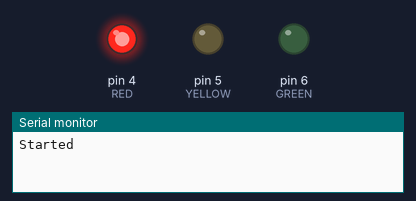
A sketch run on a simulated Arduino Uno, built for the host (arithmetic inside an expression is 32-bit, double 64-bit). Parts: output pins drawn as LEDs (lit = HIGH), the last lines printed to the serial monitor. WiFi joins after 1.5 s; servers stay silent unless stated; the modem accepts every AT command (registered, SIM ready, sends succeed) and sends nothing else.

Above: at 0.1 s.
At 44.1 s:
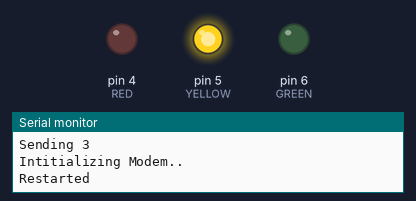
Timing chart, 0 to 45.6 s (numbered marks = the images above):
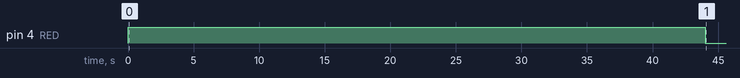

The sketch:

sketch_jun24a.ino
```cpp
#define BLYNK_PRINT Serial // Serial Port Opening
#define TINY_GSM_MODEM_SIM800 // GSM Module
#include <TinyGPS++.h> // This library is for GPS module
// Serial Communication Libraries
#include <SoftwareSerial.h>
#include <AltSoftSerial.h>
//Client APIs
#include <TinyGsmClient.h>
#include <BlynkSimpleTinyGSM.h>

char auth[] = "XXXXXXXXXXXXXXXXXXXXXXXXXXXX"; // Code of Server Address
char apn[]  = "airtelgprs.com"; // Application Private Network
char user[] = "";
char pass[] = "";

TinyGPSPlus gps;
AltSoftSerial Location;
SoftwareSerial Sim(3,2); //Rx,Tx
WidgetMap myMap(V3); // Virtual Pin of Server

int RED = 4;
int YELLOW = 5;
int GREEN = 6;


void setup() {
  // put your setup code here, to run once:
  Serial.begin(9600);
  Serial.println("Started");
  Sim.begin(9600);
  pinMode(RED,OUTPUT);
  pinMode(YELLOW,OUTPUT);
  pinMode(GREEN,OUTPUT);
  Red();

  delay(3000);
  Serial.println("Sending MSG");
  delay(10000);

  SendMessage();
  Location.begin(9600);
  TinyGsm modem(Sim);
  delay(10000);

  Yellow();

  Serial.println("Intitializing Modem..");
  modem.restart();
  Serial.println("Restarted");

  Blynk.begin(auth, modem, apn, user, pass);
}

void loop() {
  // put your main code here, to run repeatedly:
  Blynk.run();

}

BLYNK_READ(V2)
{
  getGPS();
}

void getGPS()
{
  Serial.println("Listening to Location");
  delay(1000);
  Green();
  while (Location.available() > 0)
  {
    if (gps.encode(Location.read()))
    {
      if(gps.location.isValid())
      {
        Serial.println("Valid Location");
        sendData();
      }
      else
      {
        Serial.println("INVALID LOCATION");
      }
    }
  }
  if (millis() > 5000 && gps.charsProcessed() < 10)
  {
    Serial.println(F("No GPS detected: check wiring."));
    while(true);
  }
}

void sendData()
{
  myMap.location(0, gps.location.lat(), gps.location.lng(), "User");
  Blynk.virtualWrite(V1, gps.location.lat());
  Blynk.virtualWrite(V2, gps.location.lng());
  Green();

}
void SendMessage()
{
  Serial.println("Sending 1");
  Sim.begin(9600);
  delay(1000);
  Sim.println("AT"); //Attention
  delay(500);
  Sim.println("AT+CMGF=1"); // GSM module turned into Text Mode
  delay(500);
  Sim.println("AT+CMGS=\"+XXXXXXXXXX\"\r");// SMS sending AT command for Gsm Module , XXXX= Phone number of person
  delay(500);
  Sim.print("Emergency, Check Blynk");
  delay(500);
  Sim.write(26);
  delay(5000);

  Serial.println("Sending 2");

  Sim.println("AT+CMGF=1"); // GSM module turned into Text Mode
  delay(500);
  Sim.println("AT+CMGS=\"+XXXXXXXXX\"\r");//XXXX= Phone number of person
  delay(500);
  Sim.print("Emergency, Check Blynk 2");
  delay(500);
  Sim.write(26);
  delay(5000);

  Serial.println("Sending 3");

  Sim.println("AT+CMGF=1"); // GSM module turned into Text Mode
  delay(500);
  Sim.println("AT+CMGS=\"+XXXXXXXX\"\r"); //XXXX= Phone number of person
  delay(500);
  Sim.print("Emergency, Check Blynk 3");
  delay(500);
  Sim.write(26);
  delay(5000);
}

void Red()
{
  digitalWrite(RED,HIGH);
  digitalWrite(YELLOW,LOW);
  digitalWrite(GREEN,LOW);
}

void Yellow()
{
  digitalWrite(RED,LOW);
  digitalWrite(YELLOW,HIGH);
  digitalWrite(GREEN,LOW);
}

void Green(){
  digitalWrite(RED,LOW);
  digitalWrite(YELLOW,LOW);
  digitalWrite(GREEN,HIGH);
}
```
